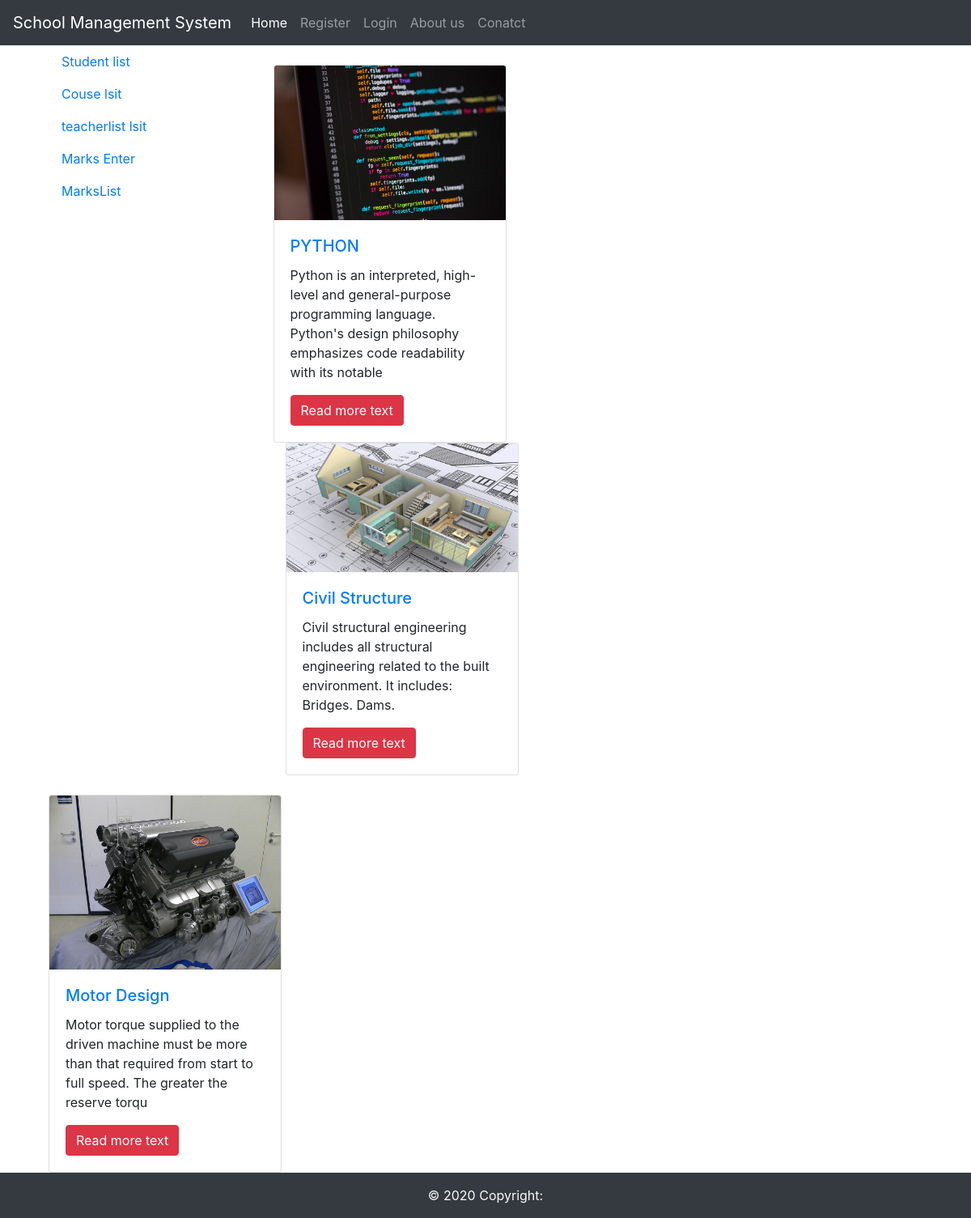
Screenshot of /clist with the database file from the repository.
### CollegeApp/models.py (models this page shows, shortened)
class Course(models.Model):
    Cname=models.CharField(max_length=120)
    img=models.ImageField(default="")
    clink=models.CharField(max_length=254)
    desc=models.CharField(max_length=150,default=None)
    branch=models.ForeignKey(BranchModel,on_delete=models.CASCADE)

### CollegeApp/views.py (the view)
# urls.py: path('clist',v.CourseList.as_view()),
class CourseList(ListView):
    model=Course
    template_name="course.html"

### CollegeApp/templates/course.html
{%extends 'teacherhome.html'%}
 {% block teacher %}
{%load static%}
<div class="row">
    {% for i in object_list%}
  <div class="col-md-4 col-sm-6 col-s-12">
    <div class="card" style="width: 18rem;">
      <img src="{{i.img}}" alt="" class="card-img-top">
      <div class="card-body">
        <h5 class="card-title"><a href="{{i.clink}}">{{i.Cname}}</a></h5>
        <p>
          {{i.desc}}
        </p>
        <a href="#" class="btn btn-danger"> Read more text </a>
      </div>
    </div>
  </div>
</div>
{%endfor%}
      {% endblock teacher %}

### rows the page displays
Course: img (picture), Cname "PYTHON", desc "Python is an interpreted, high-level and general-purpose programming language. Python's design philosophy emphasizes code readability with its notable"
Course: img (picture), Cname "Civil Structure", desc "Civil structural engineering includes all structural engineering related to the built environment. It includes: Bridges. Dams."
Course: img (picture), Cname "Motor Design", desc "Motor torque supplied to the driven machine must be more than that required from start to full speed. The greater the reserve torqu"
